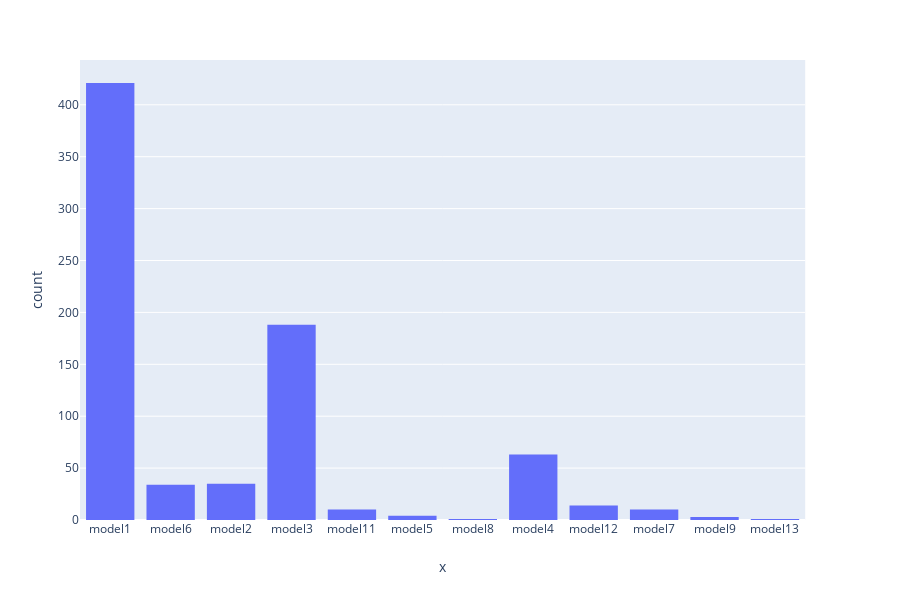

The notebook cell this image was saved under:
### Code cell
fig = px.histogram(tips, x=complaint2["Model"])
fig.show()

### Figure 1 — Plotly figure (JSON) as saved in the notebook; plotly's stock layout.template omitted (floating-point values rounded to 4 significant figures; data arrays with more than 128 entries replaced by an {"elided": "..."} marker saying what was removed)
{"data": [{"alignmentgroup": "True", "bingroup": "x", "hoverlabel": {"namelength": 0}, "hovertemplate": "x=%{x}<br>count=%{y}", "legendgroup": "", "marker": {"color": "#636efa"}, "name": "", "offsetgroup": "", "orientation": "v", "showlegend": false, "type": "histogram", "x": {"elided": "784 str values"}, "xaxis": "x", "yaxis": "y"}], "layout": {"barmode": "relative", "height": 600, "legend": {"tracegroupgap": 0}, "margin": {"t": 60}, "xaxis": {"anchor": "y", "domain": [0, 0.98], "title": {"text": "x"}}, "yaxis": {"anchor": "x", "domain": [0, 1], "title": {"text": "count"}}}}
